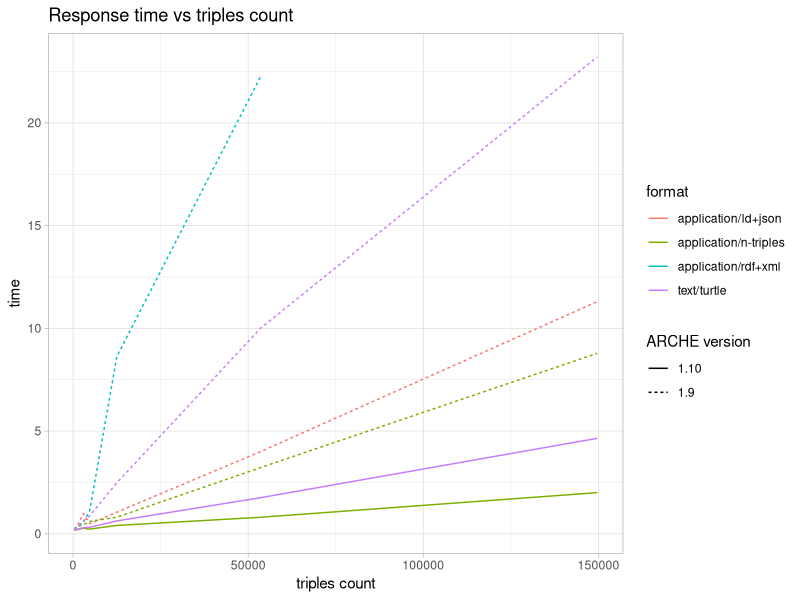
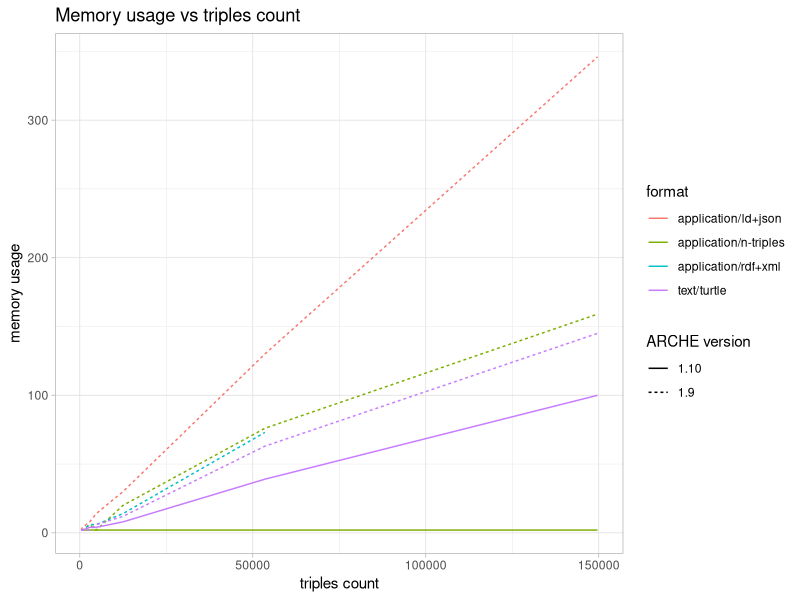

The R source for these figures, in order:
## ---- chunk 1
# time curl 'https://arche.acdh.oeaw.ac.at/api/46266/metadata?readMode=neighbors&parentProperty=https%3A%2F%2Fvocabs.acdh.oeaw.ac.at%2Fschema%23isPartOf&format=text/turtle' > /dev/null
library(magrittr)
d = readr::read_csv2('metadata_api_performance.csv') %>%
  dplyr::mutate(
    "ARCHE version" = dplyr::if_else(serializer == 'easyrdf', '1.9', '1.10'),
    scenario = paste(format, serializer)
  )
d %>% 
  dplyr::filter(time < 250) %>%
  ggplot2::ggplot(ggplot2::aes(x = `triples count`, y = time, color = format, linetype = `ARCHE version`, group = scenario)) +
  ggplot2::geom_line() +
  ggplot2::ggtitle('Response time vs triples count') +
  ggplot2::theme_light()
d %>% 
  ggplot2::ggplot(ggplot2::aes(x = `triples count`, y = `memory usage`, color = format, linetype = `ARCHE version`, group = scenario)) +
  ggplot2::geom_line() +
  ggplot2::ggtitle('Memory usage vs triples count') +
  ggplot2::theme_light()
